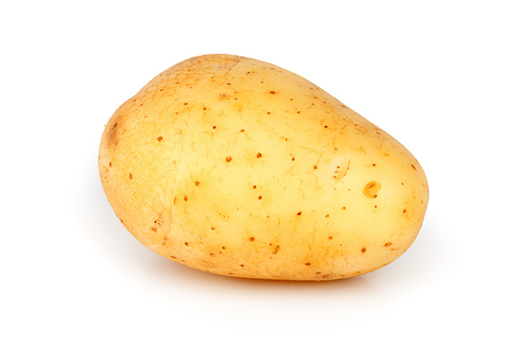
#> input picture ejercicio 3/patata.png, 530 x 343 px
$ python 'Filtros (clase4).py'
#> lines starting #> are read from the running program, lines starting #| are printed output that depends on the picture
import numpy as np
import  cv2

if __name__ == '__main__':

    img = cv2.imread('patata.png',cv2.IMREAD_ANYCOLOR)
#> img is the input picture: shape (343, 530, 3); mean B, G, R 204.3, 236.7, 252.1

    gauss_matrix = [[1,4,7,4,1],[4,16,26,16,4],[7,26,41,26,7],[4,16,26,16,4],[1,4,7,4,1]]

    gauss_matrix = np.array(gauss_matrix)
    gauss_matrix = gauss_matrix/gauss_matrix.sum()


    zeros_margin = np.int64(gauss_matrix.shape[0]/2)
    zeros_m = np.zeros((img.shape[0]+ zeros_margin *2 ,img.shape[1] + zeros_margin *2,3))

    print(zeros_m.shape)
#| (347, 534, 3)
    print(img.shape)
#| (343, 530, 3)
    zeros_m[zeros_margin:-zeros_margin,zeros_margin:-zeros_margin] = img
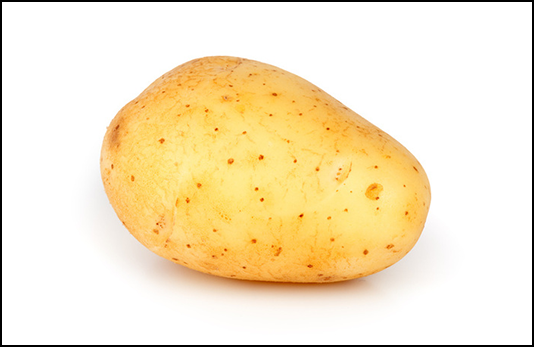
#> zeros_m: shape (347, 534, 3) float64; mean B, G, R 200.5, 232.2, 247.3

    final_matrix = zeros_m

    for j in range(zeros_margin,final_matrix.shape[1]-zeros_margin):
        for i in range(zeros_margin,final_matrix.shape[0]-zeros_margin):

            local_mat = final_matrix[i-zeros_margin : i+zeros_margin +1,j-zeros_margin:j+zeros_margin +1]

            img[i -zeros_margin,j -zeros_margin] = (local_mat * gauss_matrix[:,:,np.newaxis]).sum(axis=(0,1))
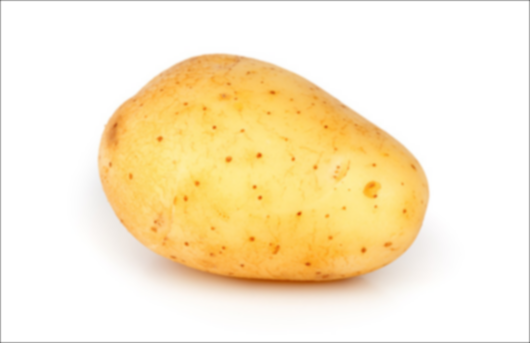
#> img: shape (343, 530, 3); mean B, G, R 203.2, 235.6, 250.9

    cv2.imshow('patata', np.uint8(img))
    cv2.waitKey(0)
